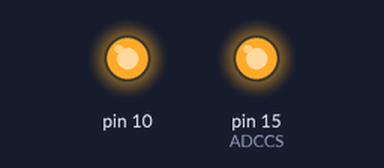
Bench run of a sketch on a simulated Arduino Uno, built with avr-gcc and run on an emulated ATmega328P. Shown: output pins drawn as LEDs (lit = HIGH). Pins used as bus, display or sensor lines are not drawn; what the sketch prints to the serial monitor is not drawn.

Above: at 0.1 s.
Timing chart, 0 to 1.6 s (numbered marks = the images above):
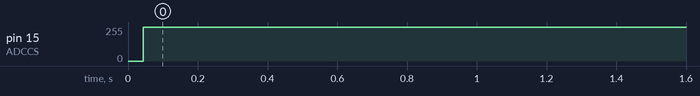

Measured:
- by itself, pin 15 (ADCCS): 0/255 → 255/255 at 0.04 s

The sketch:

AD7779_NodeMCU_test.ino
```cpp
/*
Pressure sensor system

This system shows how to log data from a analog sensor and log
data into an SD card using the SD library.Also use an external
24 bits ADC

created  20 June 2013
by Danny
*/

#include <SPI.h>

//int text=0;
//int text=2;//data `
int text=3;//crc
int telnet = 0;
int serial = 0;
int processing = 0;

int openbci = 0;
int streamingMode = 0;

//NodeMCU
const int RESET_PIN                 = 16;//D0
//const int ALERT_PIN                 =  5;//D1
//const int DRDY_PIN                  =  4;//D2
const int ADCCS                     = 15;
//const int START_PIN                 =  0;//D0
//const int ALERT_PIN                 =  5;//D1
const int DRDY_PIN                  =  4;//D2
//const int ADCCS                     = 15;
const int START_PIN                 =  0;//D3

//const int SDA_PIN                   =  0;
//const int CLK_PIN                   =  2;

//const int SDCS = 4;
//const int ADCCS = 10;

//Intel Edison
//const int RESET_PIN                 = 0;//16;//D0
//const int ALERT_PIN                 = 1;//17;//D1
//const int DRDY_PIN                  = 2;//18;//D2
//const int ADCCS                     =  10;

//const int RESET_PIN                 = 16;//D0
//const int ALERT_PIN                 = 17;//D1
//const int DRDY_PIN                  = 18;//D2
//const int SDA_PIN                   =  0;
//const int CLK_PIN                   =  2;
//const int SDCS = 4;
//const int ADCCS = 10;
//const int ADCCS                     =  16;//2;


int alert;
int reset;
int drdy;


double pressureValue0 = 0;
double pressureValue1 = 0;
double pressureValue2 = 0;
double pressureValue3 = 0;
//const int fs=3;
//const int fs=3;
const int fs=256;
//const int fs=250000;
//const int fs=2000;
//const int fs=16000;
//const int fs=256;
//const int fs=50;

//const int SERIAL_SPEED = 921600;
//const int SERIAL_SPEED = 921600;
const int SERIAL_SPEED = 115200;
//  Serial.begin(9600);
//  Serial.begin(115200);
//  Serial.begin(250000);
//  Serial.begin(921600);


//const long int speedMaximum = 14000000;
const long int speedMaximum = 400;
//const long int speedMaximum = 30000000;
//const long int dataOrder = LSBFIRST;
const long int dataOrder = MSBFIRST;
const long int dataMode = SPI_MODE0;
//const long int dataMode = SPI_MODE2;


const int GENERAL_USER_CONFIG_1_REG = 0x011;
const int GENERAL_USER_CONFIG_2_REG = 0x012;
const int GENERAL_USER_CONFIG_3_REG = 0x013;
const int DOUT_FORMAT_REG           = 0x014;
const int ADC_MUX_CONFIG_REG        = 0x015;
const int GLOBAL_MUX_CONFIG_REG     = 0x016;

const int BUFFER_CONFIG_1_REG       = 0x019;
const int BUFFER_CONFIG_2_REG       = 0x01A;

const int CH0_ERR_REG_REG           = 0x04C;
const int CH1_ERR_REG_REG           = 0x04D;
const int CH2_ERR_REG_REG           = 0x04E;
const int CH3_ERR_REG_REG           = 0x04F;
const int CH4_ERR_REG_REG           = 0x050;
const int CH5_ERR_REG_REG           = 0x051;
const int CH6_ERR_REG_REG           = 0x052;
const int CH7_ERR_REG_REG           = 0x053;
const int CH0_1_SAT_ERR_REG         = 0x054;
const int CH2_3_SAT_ERR_REG         = 0x055;
const int CH4_5_SAT_ERR_REG         = 0x056;
const int CH6_7_SAT_ERR_REG         = 0x057;
const int CHX_ERR_REG_EN_REG        = 0x058;
const int GEN_ERR_REG_1_REG         = 0x059;
const int GEN_ERR_REG_1_EN_REG      = 0x05A;
const int GEN_ERR_REG_2_REG         = 0x05B;
const int GEN_ERR_REG_2_EN_REG      = 0x05C;
const int STATUS_REG_1_REG          = 0x05D;
const int STATUS_REG_2_REG          = 0x05E;
const int STATUS_REG_3_REG          = 0x05F;
const int SRC_N_MSB_REG             = 0x060;
const int SRC_N_LSB_REG             = 0x061;
const int SRC_IF_MSB_REG            = 0x062;
const int SRC_IF_LSB_REG            = 0x063;
const int SRC_UPDATE_REG            = 0x064;


//LiquidCrystal lcd(12, 11, 6, 5, 3, 2);
//byte command11 = B01001000;//GENERAL_USER_CONFIG_1 0x011
//byte command11 = B01110100;//GENERAL_USER_CONFIG_1 0x011
//byte command11 = B01010100;//GENERAL_USER_CONFIG_1 0x011
//byte command11 = B01110100;//GENERAL_USER_CONFIG_1 0x011
//byte command11 = B01110100;//GENERAL_USER_CONFIG_1 0x011
//byte command11 = B01110100;//GENERAL_USER_CONFIG_1 0x011
//byte command11 = B01111000;//GENERAL_USER_CONFIG_1 0x011
//byte command11 = B01110100;//GENERAL_USER_CONFIG_1 0x011
//byte command11 = B01001000;//GENERAL_USER_CONFIG_1 0x011
byte command11 = B01100100;//GENERAL_USER_CONFIG_1 0x011
byte command11_soft_reset = B01100111;//GENERAL_USER_CONFIG_1 0x011
/*
7 ALL_CH_DIS_MCLK_EN If all Σ-Δ channels are disabled, setting this bit high allows DCLK to
continue toggling.
 0x0 R/W
6 POWERMODE Power Mode.
 0x0 R/W
 0 Low power (1/4).
 1 High resolution.
5 PDB_VCM Power Down VCM Buffer. Active low.
 0x1 R/W
4 PDB_REFOUT_BUF Power Down Internal Reference Output Buffer. Active low.
 0x0 R/W
3 PDB_SAR Power Down SAR. Active low.
 0x0 R/W
2 PDB_RC_OSC Power Down Signal for Internal Oscillator. Active low.
 0x1 R/W
[1:0] SOFT_RESET Soft Reset
 0x0 R/W
 00 No effect
 01 No effect
 10 2nd write
 11 1st write
 */
//byte command12 = B00011111;//GENERAL_USER_CONFIG_2 0x012
byte command12 = B00011001;//GENERAL_USER_CONFIG_2 0x012
byte command12_sar = B00111001;//GENERAL_USER_CONFIG_2 0x012
//byte command12 = B00011111;//GENERAL_USER_CONFIG_2 0x012
//byte command12 = B00001001;//GENERAL_USER_CONFIG_2 0x012
/*
[7:6] RESERVED Reserved.
 0x0 R/W
5 SAR_DIAG_MODE_EN Sets SPI Interface to Read Back SAR Result on SDO.
 0x0 R/W
[4:3] SDO_DRIVE_STR SDO Drive Strength.
 0x1 R/W
 00 Nominal.
 01 Strong.
 10 Weak.
 11 Extra strong.
[2:1] DOUT_DRIVE_STR DOUTx Drive Strength.
 0x0 R/W
 00 Nominal.
 01 Strong.
 10 Weak.
 11 Extra strong.
0 SPI_SYNC SYNC Pulse Generated Through SPI.
 0x1 R/W
 0 This signal is AND’ed with the value on the START pin in the control module and generates a pulse in the SYNC_IN pin.
 1 This bit is AND’ed with the value on START pin in the control module.
 */
byte command13  = B10000000;//GENERAL_USER_CONFIG_3 0x013
byte command13_spi = B10010000;//GENERAL_USER_CONFIG_3 0x013
/*
[7:6] CONVST_DEGLITCH_DIS Disable deglitching of CONVST_SAR pin
 0x2 R/W
 00 Reserved.
 01 Reserved.
 10 CONVST_SAR Deglitch 1.5 MCLK.
 11 No deglitch circuit.
5 RESERVED Reserved.
 0x0 R/W
4 SPI_SLAVE_MODE_EN Enable to SPI slave mode to read back ADC on SDO
 0x0 R/W
[3:2] RESERVED Reserved.
 0x0 R/W
1 RESERVED Reserved.
 0x0 R/W
0 CLK_QUAL_DIS Disables the clock qualifier check if the user requires to use an MCLK
signal <265 kHz.
 0x0 R/W
 */
//byte command14 = B00000000;//DOUT_FORMAT 0x014
byte command14 = B00100000;//DOUT_FORMAT 0x014
/*
[7:6] DOUT_FORMAT Data Out Format.
 0x0 R/W
 00 4 DOUT lines
 01 2 DOUT lines
 10 1 DOUT lines
 11 1 DOUT lines
5 DOUT_HEADER_FORMAT DOUT Header Format
 0x1 R/W
 0 Status header
 1 CRC header
4 RESERVED Reserved.
 0x0 R/W
[3:1] DCLK_CLK_DIV Divide MCLK
 0x0 R/W
0 RESERVED Reserved.
 0x0 R/W
 */
//byte command15 = B10011000;//ADC_MUX_CONFIG 0x015
//byte command15 = B01011000;//ADC_MUX_CONFIG 0x015
byte command15 = B00001100;//ADC_MUX_CONFIG 0x015
//byte command15 = B01100000;//ADC_MUX_CONFIG 0x015
/*
[7:6] REF_MUX_CTRL SD ADC Reference Mux
 0x0 R/W
 00 External reference REFx+/REFx−
 01 Internal reference.
 10 External supply AVDD1x/AVSSx.
 11 External reference REFx−/REFx+.
[5:2] MTR_MUX_CTRL SD ADC Meter Mux
 0x0 R/W
 0010 280 mV
 0011 External reference REFx+/REFx−
 0100 External reference REFx−/REFx+
 0101 External reference REFx−/REFx−
 0110 Internal reference +/−
 0111 Internal reference −/+
 1000 Internal reference +/+
 1001 External reference REFx+/REFx+
[1:0] RESERVED Reserved.
 0x0 R/W
 */

byte command16 = B00000000;//GLOBAL_MUX_CTRL 0x016
/*
[7:3] GLOBAL_MUX_CTRL Global SAR Diagnostics Mux Control. 0x0 R/W
 00000 AUXAIN+/AUXAIN−.
 00001 DV BE /AVSSx.
 00010 REF1+/REF1−.
 10011 REF2+/REF2−.
 10100 REF_OUT/AVSSx.
 10101 VCM/AVSSx.
 10110 AREG1CAP/AVSSx.
 10111 AREG2CAP/AVSSx.
 11000 DREGCAP/DGND.
 11001 AVDD1A/AVSSx.
 11010 AVDD1B/AVSSx.
 11011 AVDD2A/AVSSx.
 11100 AVDD2B/AVSSx.
 11101 IOVDD/DGND.
 11110 AVDD4/AVSSx.
 11111 DGND/AVSS1A.
 10000 DGND/AVSS1B.
 10001 DGND/AVSSx.
 10010 AVDD4/AVSSx.
 10011 REF1+/AVSSx.
 10100 REF2+/AVSSx.
 10101 AVDD4/AVSSx. Attenuated.
[2:0] RESERVED Reserved. 0x0 R/W
*/

byte command19 = B00011000;//BUFFER_CONFIG_1 0x019
//byte command19 = B00000000;//BUFFER_CONFIG_1 0x019
/*
[7:5] RESERVED Reserved 0x0 R/W
4 REF_BUF_POS_EN Reference Buffer Positive Enable 0x1 R/W
3 REF_BUF_NEG_EN Reference Buffer Negative Enable 0x1 R/W
[2:0] RESERVED Reserved 0x0 R/W
*/

byte command1A = B11000000;//BUFFER_CONFIG_2 0x01A
//byte command1A = B00000000;//BUFFER_CONFIG_2 0x01A
/*
7 REFBUFP_PREQ Reference Buffer Positive Precharge Enable 0x1 R/W
6 REFBUFN_PREQ Reference Buffer Negative Precharge Enable 0x1 R/W
[5:3] RESERVED Reserved. 0x0 R/W
2 PDB_ALDO1_OVRDRV AREG1CAP Overdrive Enable 0x0 R/W
1 PDB_ALDO2_OVRDRV AREG2CAP Overdrive Enable 0x0 R/W
0 PDB_DLDO_OVRDRV DREGCAP Overdrive Enable 0x0 R/W
*/

//CH0_ERR_REG 0x04C
/*
[7:5] RESERVED Reserved 0x0 R/W
4 CH0_ERR_AINM_UV Channel 0—AIN1− Undervoltage Error 0x0 R
3 CH0_ERR_AINM_OV Channel 0—AIN1− Overvoltage Error 0x0 R
2 CH0_ERR_AINP_UV Channel 0—AIN1+ Undervoltage Error 0x0 R
1 CH0_ERR_AINP_OV Channel 0—AIN1+ Overvoltage Error 0x0 R
0 CH0_ERR_REF_DET Channel 0—Reference Detect Error 0x0 R
*/
//CH0_1_SAT_ERR 0x054
/*
5 CH1_ERR_MOD_SAT Channel 1—Modulator Output Saturation Error 0x0 R
4 CH1_ERR_FILTER_SAT Channel 1—Filter result has exceeded a reasonable level, before offset and
gain calibration has been applied 0x0 R
3 CH1_ERR_OUTPUT_SAT Channel 1—ADC conversion has exceeded limits and has been clamped 0x0 R
2 CH0_ERR_MOD_SAT Channel 0—Modulator Output Saturation Error 0x0 R
1 CH0_ERR_FILTER_SAT Channel 0—Filter result has exceeded a reasonable level, before offset and
gain calibration has been applied 0x0 R
0 CH0_ERR_OUTPUT_SAT Channel 0—ADC conversion has exceeded limits and has been clamped 0x0 R
*/

byte command58 = B11111111;//CHX_ERR_REG_EN 0x058
//byte command58 = B00000000;//CHX_ERR_REG_EN 0x058
/*
7 OUTPUT_SAT_TEST_EN ADC Conversion Error Test Enable 0x1 R/W
6 FILTER_SAT_TEST_EN Filter Saturation Test Enable 0x1 R/W
5 MOD_SAT_TEST_EN Enable Error Flag for Modulator Saturation 0x1 R/W
4 AINM_UV_TEST_EN AINx− Undervoltage Test Enable 0x1 R/W
3 AINM_OV_TEST_EN AINx− Overvoltage Test Enable 0x1 R/W
2 AINP_UV_TEST_EN AINx+ Undervoltage Test Enable 0x1 R/W
1 AINP_OV_TEST_EN AINx+ Overvoltage Test Enable 0x1 R/W
0 REF_DET_TEST_EN Reference Detect Test Enable 0x0 R/W
*/

//GEN_ERR_REG_1 0x059
/*
5 MEMMAP_CRC_ERR A CRC of the memory map contents is run periodically to check for errors 0x0 R
4 ROM_CRC_ERR A CRC of the fuse contents is run periodically to check for errors in the fuses 0x0 R
3 SPI_CLK_COUNT_ERR SPI clock counter error 0x0 R
2 SPI_INVALID_READ_ERR SPI invalid read address 0x0 R
1 SPI_INVALID_WRITE_ERR SPI invalid write address 0x0 R
0 SPI_CRC_ERR SPI CRC error 0x0 R
*/
//byte command5A = B11111110;//GEN_ERR_REG_1_EN 0x05A
byte command5A = B11111111;//GEN_ERR_REG_1_EN 0x05A
/*
5 MEMMAP_CRC_TEST_EN Memory Map CRC Test Enable 0x1 R/W
4 ROM_CRC_TEST_EN Fuse CRC Test Enable 0x1 R/W
3 SPI_CLK_COUNT_TEST_EN SPI Clock Counter Test Enable 0x1 R/W
2 SPI_INVALID_READ_TEST_EN SPI Invalid Read Address Test Enable 0x1 R/W
1 SPI_INVALID_WRITE_TEST_EN SPI Invalid Write Address Test Enable 0x1 R/W
0 SPI_CRC_TEST_EN SPI CRC Error Test Enable 0x0 R/W
*/
//GEN_ERR_REG_2 0x05B
/*
5 RESET_DETECTED Reset Detected 0x0 R
4 EXT_MCLK_SWITCH_ERR Clock Not Switched Over 0x0 R
2 ALDO1_PSM_ERR AREG1CAP Power Supply Error 0x0 R
1 ALDO2_PSM_ERR AREG2CAP Power Supply Error 0x0 R
0 DLDO_PSM_ERR DREGCAP Power Supply Error 0x0 R
*/
byte command5C = B00111100;//GEN_ERR_REG_2_EN 0x05C
/*
5 RESET_DETECT_EN Reset Detect Enable 0x1 R/W
4 RESERVED Reserved 0x1 R/W
[3:2] LDO_PSM_TEST_EN LDO PSM Test EN 0x3 R/W
 0 00—no power supply monitor test enabled.
 1 01—run power supply monitor test on AREGxCAP
 10 10—run power supply monitor test on DREGCAP
 11 11—run power supply monitor test on all LDOs
[1:0] LDO_PSM_TRIP_TEST_EN LDO PSM Trip Test Enable 0x0 R/W
 0 00—no trip detect test enabled
 1 01—run trip detect test on AREG1CAP
 10 10—run trip detect test on AREG2CAP
 11 11—run trip detect test on DREGCAP
*/
//STATUS_REG_1 0x05D
/*
5 CHIP_ERROR Set this bit high if any error bit is high 0x0 R
4 ERR_LOC_CH4 An error specific to CH4_ERR_REG is active 0x0 R
3 ERR_LOC_CH3 An error specific to CH3_ERR_REG is active 0x0 R
2 ERR_LOC_CH2 An error specific to CH2_ERR_REG is active 0x0 R
1 ERR_LOC_CH1 An error specific to CH1_ERR_REG is active 0x0 R
0 ERR_LOC_CH0 An error specific to CH0_ERR_REG is active 0x0 R
*/
//STATUS_REG_2 0x05E
/*
5 CHIP_ERROR Set high if any error bit is high 0x0 R
4 ERR_LOC_GEN2 An error specific to GEN_ERR_REG_2 is active 0x0 R
3 ERR_LOC_GEN1 An error specific to GEN_ERR_REG_1 is active 0x0 R
2 ERR_LOC_CH7 An error specific to CH7_ERR_REG is active 0x0 R
1 ERR_LOC_CH6 An error specific to CH6_ERR_REG is active 0x0 R
0 ERR_LOC_CH5 An error specific to CH5_ERR_REG is active 0x0 R
*/
//STATUS_REG_3 0x05F
/*
5 CHIP_ERROR Set high if any error bit is high. 0x0 R
4 INIT_COMPLETE Fuse initialization is complete. Device is ready to receive commands. 0x0 R
3 ERR_LOC_SAT_CH6_7 An error specific to CH6_7_SAT_ERR register is active. 0x0 R
2 ERR_LOC_SAT_CH4_5 An error specific to CH4_5_SAT_ERR register is active. 0x0 R
1 ERR_LOC_SAT_CH2_3 An error specific to CH2_3_SAT_ERR register is active. 0x0 R
0 ERR_LOC_SAT_CH0_1 An error specific to CH0_1_SAT_ERR register is active. 0x0 R
*/

//byte command60 = B00000000;//SRC_N_MSB 0x060
byte command60 = B00001111;//SRC_N_MSB 0x060
/*
[3:0] SRC_N_ALL[11:8] SRC N Combined 0x0 R/W
*/
//byte command61 = B00000000;//SRC_N_LSB 0x061
byte command61 = B11111111;//SRC_N_LSB 0x061
/*
[7:0] SRC_N_ALL[0:7] SRC N Combined 0x0 R/W
*/
byte command62 = B11111111;//SRC_IF_MSB 0x062
//byte command62 = B00000000;//SRC_IF_MSB 0x062
/*
[7:0] SRC_N_ALL[15:8] SRC IF All 0x0 R/W
*/
byte command63 = B11111111;//SRC_IF_LSB 0x063
//byte command63 = B00000000;//SRC_IF_LSB 0x063
/*
[7:0] SRC_N_ALL[7:0] SRC IF All 0x0 R/W
*/

byte command64 = B00000000;//SRC_UPDATE 0x064
byte command64_update = B00000001;//SRC_UPDATE 0x064
/*
7 SRC_LOAD_SOURCE Selects which option to load an SRC update 0x0 R/W
0 SRC_LOAD_UPDATE Asserts bit to load SRC registers into SRC 0x0 R/W
*/


byte  CH0_ERR_REG;
byte  CH1_ERR_REG;
byte  CH2_ERR_REG;
byte  CH3_ERR_REG;
byte  CH4_ERR_REG;
byte  CH5_ERR_REG;
byte  CH6_ERR_REG;
byte  CH7_ERR_REG;
byte  CH0_1_SAT_ERR;
byte  CH2_3_SAT_ERR;
byte  CH4_5_SAT_ERR;
byte  CH6_7_SAT_ERR;
byte  GEN_ERR_REG_1;
byte  GEN_ERR_REG_2;
byte  STATUS_REG_1;
byte  STATUS_REG_2;
byte  STATUS_REG_3;

int GENERAL_USER_CONFIG_1;
int GENERAL_USER_CONFIG_2;
int GENERAL_USER_CONFIG_3;
int DOUT_FORMAT;
int ADC_MUX_CONFIG;
int GLOBAL_MUX_CONFIG;

int BUFFER_CONFIG_1;
int BUFFER_CONFIG_2;

int CHX_ERR_REG_EN;
int GEN_ERR_REG_1_EN;
int GEN_ERR_REG_2_EN;
int SRC_N_MSB;
int SRC_N_LSB;
int SRC_IF_MSB;
int SRC_IF_LSB;
int SRC_UPDATE;


uint32_t ui32Buffer;
uint16_t ui16Buffer;
uint8_t aui8Buffer[2];
uint8_t aui8inRegisterBuffer[3];
uint8_t aui8outRegisterBuffer[3];
uint8_t sizeRegisterBuffer = 3;
uint8_t ui8RegisterCRC;

void set_register(int bregister, byte bcommand)
{
    delayMicroseconds(500);
  digitalWrite(ADCCS, LOW);
  SPI.beginTransaction(SPISettings(speedMaximum, dataOrder, dataMode));
  ui16Buffer = ((bregister & 0xff) * (1 << 8)) + (bcommand & 0xff);
  SPI.transfer16(ui16Buffer);

//  ui32Buffer = ((bregister & 0xff) * (1 << 8)) + (bcommand & 0xff);
//  SPI.transfer(&ui32Buffer,2);

/*  aui8outRegisterBuffer[1] = (bregister & 0xff);
  aui8outRegisterBuffer[0] = (bcommand & 0xff);
  SPI.transferBytes(aui8outRegisterBuffer,aui8inRegisterBuffer,sizeRegisterBuffer);*/

//  SPI.transfer(bregister);
//  SPI.transfer(bcommand);
  SPI.endTransaction();
  digitalWrite(ADCCS, HIGH);
    delayMicroseconds(500);
}

byte get_register(int bregister)
{
  byte bdata;
    delayMicroseconds(500);
  digitalWrite(ADCCS, LOW);
  SPI.beginTransaction(SPISettings(speedMaximum, dataOrder, dataMode));
  ui16Buffer = (((0x80) + (bregister & 0xff)) * (1 << 8));
  ui16Buffer = SPI.transfer16(ui16Buffer);
  bdata=(ui16Buffer & 0xff);

//  ui32Buffer = (((0x80) + (bregister & 0xff)) * (1 << 8));
//  ui32Buffer = SPI.transfer(&ui32Buffer,2);
//  bdata=(ui32Buffer & 0xff);

/*  aui8outRegisterBuffer[1] = (0x80) + (bregister & 0xff);
  aui8outRegisterBuffer[0] = 0;
  SPI.transferBytes(aui8outRegisterBuffer,aui8inRegisterBuffer,sizeRegisterBuffer);
  bdata=aui8inRegisterBuffer[1];*/

////  SPI.transfer(bregister);
//  bdata=SPI.transfer(0);
//  bdata=SPI.transfer(0);
  SPI.endTransaction();
  digitalWrite(ADCCS, HIGH);
    delayMicroseconds(500);
  return bdata;
}

void print_binary(int v, int num_places)
{
    int mask=0, n;

    for (n=1; n<=num_places; n++)
    {
        mask = (mask << 1) | 0x0001;
    }
    v = v & mask;  // truncate v to specified number of places

    while(num_places)
    {

        if (v & (0x0001 << num_places-1))
        {
             Serial.print("1");
        }
        else
        {
             Serial.print("0");
        }

        --num_places;
        if(((num_places%4) == 0) && (num_places != 0))
        {
            Serial.print("_");
        }
    }
}

void print_hex(int v, int num_places)
{
    int mask=0, n, num_nibbles, digit;

    for (n=1; n<=num_places; n++)
    {
        mask = (mask << 1) | 0x0001;
    }
    v = v & mask; // truncate v to specified number of places

    num_nibbles = num_places / 4;
    if ((num_places % 4) != 0)
    {
        ++num_nibbles;
    }

    do
    {
        digit = ((v >> (num_nibbles-1) * 4)) & 0x0f;
        Serial.print(digit, HEX);
    } while(--num_nibbles);

}

void setup()
{

  Serial.begin(SERIAL_SPEED);
//  Serial.begin(9600);
//  Serial.begin(115200);
//  Serial.begin(250000);
//  Serial.begin(921600);
  while (!Serial) {
    ; // wait for serial port to connect. Needed for Leonardo only
  }

//  pinMode(ALERT_PIN, INPUT);
  pinMode(RESET_PIN, OUTPUT);
  pinMode(DRDY_PIN, INPUT);
  pinMode(START_PIN, OUTPUT);

  pinMode(ADCCS, OUTPUT);
//  pinMode(SDCS, OUTPUT);
  digitalWrite(ADCCS, HIGH);
//  digitalWrite(SDCS, HIGH);
  SPI.begin();


  SPI.setBitOrder(dataOrder);

//  digitalWrite(START_PIN, LOW);
//  digitalWrite(START_PIN, HIGH);
    delayMicroseconds(500);
  digitalWrite(RESET_PIN, LOW);
    delayMicroseconds(500);
  digitalWrite(RESET_PIN, HIGH);
    delayMicroseconds(500);

}


void loop()
{

  set_register(GENERAL_USER_CONFIG_1_REG,command11);
  GENERAL_USER_CONFIG_1=get_register(GENERAL_USER_CONFIG_1_REG);
  Serial.println("");
    Serial.println("GENERAL_USER_CONFIG_1;");
    print_binary(GENERAL_USER_CONFIG_1,8);    Serial.print(";");
    Serial.println("");
    print_binary(command11,8);    Serial.print(";");
    Serial.println("");
  //  initial_setup();

    delayMicroseconds(1000000/fs);

}
```
